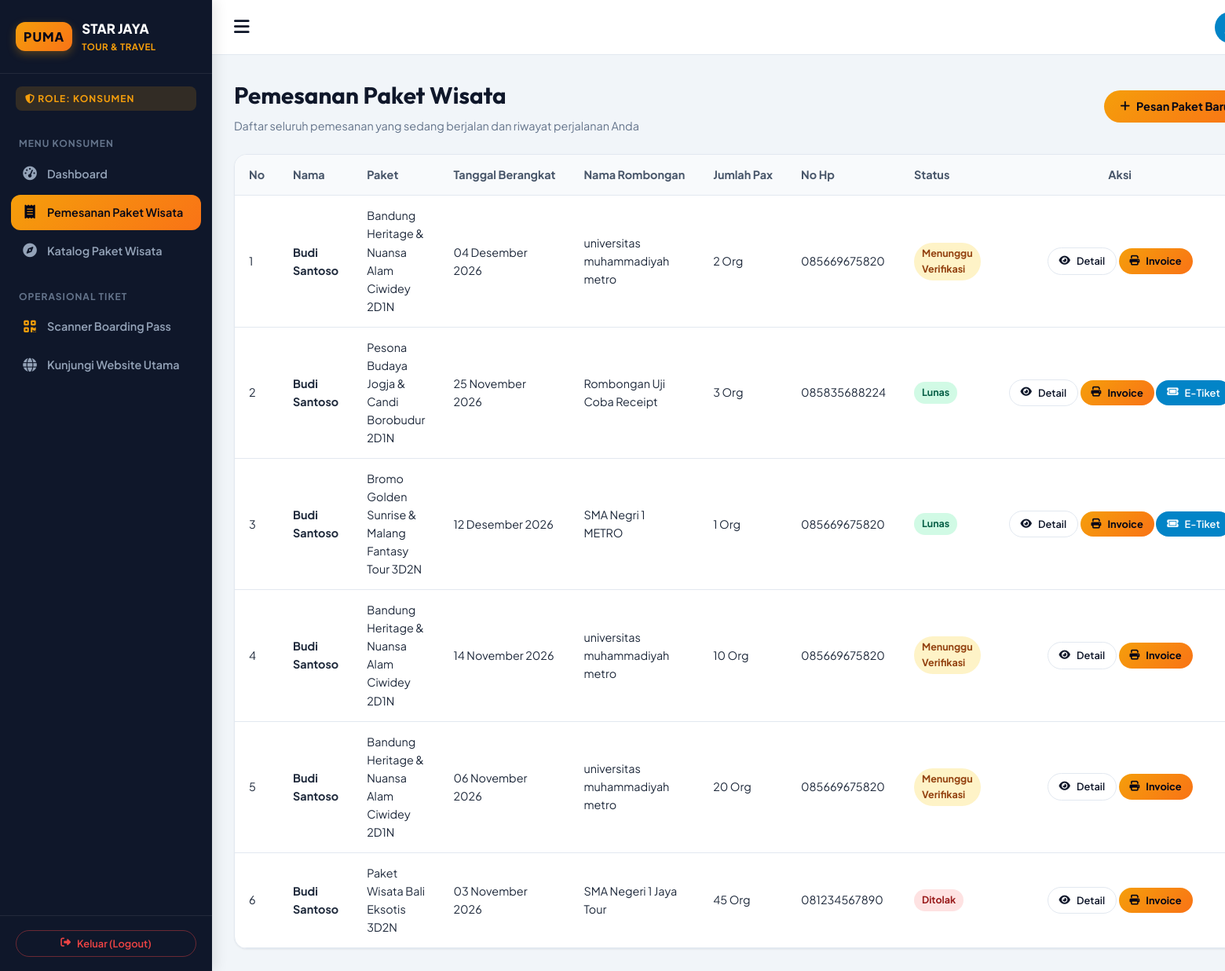
Page /riwayat.php (signed in) on the committed database.
### tables this page shows
CREATE TABLE `pemesanan` (
  `id` bigint(20) unsigned NOT NULL AUTO_INCREMENT,
  `user_id` bigint(20) unsigned NOT NULL,
  `paket_id` bigint(20) unsigned NOT NULL,
  `harga` int(11) NOT NULL,
  `harga_nego` int(11) DEFAULT NULL,
  `status_nego` enum('None','Menunggu','Disetujui','Ditolak') DEFAULT 'None',
  `catatan_nego` text DEFAULT NULL,
  `tanggal_berangkat` date DEFAULT NULL,
  `nama_rombongan` varchar(255) NOT NULL,
  `jumlah_pax` int(11) DEFAULT NULL,
  `kursi_dipilih` varchar(255) DEFAULT NULL,
  `no_hp` varchar(255) DEFAULT NULL,
  `created_at` timestamp NULL DEFAULT NULL,
  `updated_at` timestamp NULL DEFAULT NULL,
  PRIMARY KEY (`id`),
  KEY `fk_pemesanan_user` (`user_id`),
  KEY `fk_pemesanan_paket` (`paket_id`),
  CONSTRAINT `fk_pemesanan_paket` FOREIGN KEY (`paket_id`) REFERENCES `paket` (`id`) ON DELETE CASCADE ON UPDATE CASCADE,
  CONSTRAINT `fk_pemesanan_user` FOREIGN KEY (`user_id`) REFERENCES `user` (`id`) ON DELETE CASCADE ON UPDATE CASCADE
);

CREATE TABLE `user` (
  `id` bigint(20) unsigned NOT NULL AUTO_INCREMENT,
  `nama` varchar(191) NOT NULL,
  `email` varchar(191) NOT NULL,
  `level` varchar(191) NOT NULL,
  `email_verified_at` timestamp NULL DEFAULT NULL,
  `password` varchar(191) NOT NULL,
  `remember_token` varchar(100) DEFAULT NULL,
  `created_at` timestamp NULL DEFAULT NULL,
  `updated_at` timestamp NULL DEFAULT NULL,
  PRIMARY KEY (`id`),
  UNIQUE KEY `email` (`email`)
);

CREATE TABLE `paket` (
  `id` bigint(20) unsigned NOT NULL AUTO_INCREMENT,
  `judul` varchar(255) NOT NULL,
  `deskripsi` text NOT NULL,
  `destinasi` text NOT NULL,
  `fasilitas` varchar(255) DEFAULT NULL,
  `bus` varchar(255) NOT NULL,
  `harga` int(11) DEFAULT NULL,
  `foto` varchar(255) DEFAULT NULL,
  `created_at` timestamp NULL DEFAULT NULL,
  `updated_at` timestamp NULL DEFAULT NULL,
  PRIMARY KEY (`id`)
);

CREATE TABLE `transaksi` (
  `id` bigint(20) unsigned NOT NULL AUTO_INCREMENT,
  `user_id` bigint(20) unsigned DEFAULT NULL,
  `pemesanan_id` bigint(20) unsigned DEFAULT NULL,
  `no_invoice` varchar(255) DEFAULT NULL,
  `status` varchar(255) DEFAULT NULL,
  `bukti_pembayaran` varchar(255) DEFAULT NULL,
  `created_at` timestamp NULL DEFAULT NULL,
  `updated_at` timestamp NULL DEFAULT NULL,
  PRIMARY KEY (`id`),
  KEY `fk_transaksi_user` (`user_id`),
  KEY `fk_transaksi_pemesanan` (`pemesanan_id`),
  CONSTRAINT `fk_transaksi_pemesanan` FOREIGN KEY (`pemesanan_id`) REFERENCES `pemesanan` (`id`) ON DELETE SET NULL ON UPDATE CASCADE,
  CONSTRAINT `fk_transaksi_user` FOREIGN KEY (`user_id`) REFERENCES `user` (`id`) ON DELETE SET NULL ON UPDATE CASCADE
);

### config/database.php (called while the page is built, shortened)
<?php
function format_tanggal_indo($tanggal) {
    $bulan = [
        1 => 'Januari', 'Februari', 'Maret', 'April', 'Mei', 'Juni',
        'Juli', 'Agustus', 'September', 'Oktober', 'November', 'Desember'
    ];
    $pecahkan = explode('-', date('Y-m-d', strtotime($tanggal)));
    return $pecahkan[2] . ' ' . $bulan[(int)$pecahkan[1]] . ' ' . $pecahkan[0];
}
function base_url($path = '') {
    $isHttps = (!empty($_SERVER['HTTPS']) && $_SERVER['HTTPS'] !== 'off')
        || (isset($_SERVER['SERVER_PORT']) && $_SERVER['SERVER_PORT'] == 443)
        || (isset($_SERVER['HTTP_X_FORWARDED_PROTO']) && $_SERVER['HTTP_X_FORWARDED_PROTO'] === 'https');
    $protocol = $isHttps ? "https://" : "http://";
    $host = $_SERVER['HTTP_HOST'] ?? 'localhost';
    $subDir = '';
    $reqUri = $_SERVER['REQUEST_URI'] ?? '';
    return rtrim($protocol . $host . $subDir, '/') . '/' . ltrim($path, '/');
}

### riwayat.php (the view, shortened to what this page needs)
<?php
require_once __DIR__ . '/config/database.php';
$userId = $_SESSION['user_id'];
$stmt = $pdo->prepare("SELECT p.*, u.nama as nama_akun, pkt.judul as nama_paket, t.id as trx_id, t.status as status_bayar, t.no_invoice
                       FROM pemesanan p
                       JOIN user u ON p.user_id = u.id
                       JOIN paket pkt ON p.paket_id = pkt.id
                       LEFT JOIN transaksi t ON t.pemesanan_id = p.id
                       WHERE p.user_id = ?
                       ORDER BY p.id DESC");
$stmt->execute([$userId]);
$riwayatPemesanan = $stmt->fetchAll();
?>
<!DOCTYPE html>
<html lang="id">
<head>
    <link rel="stylesheet" href="https://cdnjs.cloudflare.com/ajax/libs/font-awesome/6.4.0/css/all.min.css">
    <link rel="stylesheet" href="<?= base_url('assets/css/style.css') ?>">
</head>
<body class="dashboard-layout">
    <?php require_once __DIR__ . '/includes/sidebar.php'; ?>
    <main class="dashboard-main">
        <header class="dashboard-header">
            <button class="header-toggle" id="sidebarToggle" title="Toggle Menu">
                <i class="fa-solid fa-bars"></i>
            </button>
            <div class="header-profile">
                <div class="user-avatar">
                </div>
            </div>
        </header>
        <div class="dashboard-body">
            <div style="display: flex; justify-content: space-between; align-items: center; margin-bottom: 24px; flex-wrap: wrap; gap: 14px;">
                <div>
                    <h1 style="font-size: 1.85rem; color: var(--primary); margin: 0;">Pemesanan Paket Wisata</h1>
                    <p style="color: var(--text-muted); font-size: 0.9rem; margin-top: 4px;">Daftar seluruh pemesanan yang sedang berjalan dan riwayat perjalanan Anda</p>
                </div>
                <a href="<?= base_url('paket.php') ?>" class="btn btn-accent">
                    <i class="fa-solid fa-plus"></i> Pesan Paket Baru
                </a>
            </div>
            <div class="card-table">
                <div class="table-responsive">
                    <table class="custom-table">
                        <thead>
                            <tr>
                                <th>No</th>
                                <th>Nama</th>
                                <th>Paket</th>
                                <th>Tanggal Berangkat</th>
                                <th>Nama Rombongan</th>
                                <th>Jumlah Pax</th>
                                <th>No Hp</th>
                                <th>Status</th>
                                <th style="text-align: center;">Aksi</th>
                            </tr>
                        </thead>
                        <tbody>
                            <?php if (empty($riwayatPemesanan)): ?>
                                <tr>
                                    <td colspan="9" style="text-align: center; padding: 40px; color: var(--text-muted);">
                                        Belum ada data pemesanan. Silakan pilih paket wisata dan lakukan pemesanan terlebih dahulu.
                                    </td>
                                </tr>
                            <?php else: ?>
                                <?php $no = 1; foreach ($riwayatPemesanan as $row): ?>
                                    <tr>
                                        <td><?= $no++ ?></td>
                                        <td><strong><?= htmlspecialchars($row['nama_akun']) ?></strong></td>
                                        <td><?= htmlspecialchars($row['nama_paket']) ?></td>
                                        <td><?= format_tanggal_indo($row['tanggal_berangkat']) ?></td>
                                        <td><?= htmlspecialchars($row['nama_rombongan']) ?></td>
                                        <td><?= htmlspecialchars($row['jumlah_pax']) ?> Org</td>
                                        <td><?= htmlspecialchars($row['no_hp']) ?></td>
                                        <td>
                                            <?php
                                            $st = $row['status_bayar'] ?? 'Menunggu Bukti Transfer';
                                            $badgeClass = 'badge-warning';
                                            if ($st === 'Lunas' || $st === 'Diterima') $badgeClass = 'badge-success';
                                            else if ($st === 'Ditolak') $badgeClass = 'badge-danger';
                                            ?>
                                            <span class="badge <?= $badgeClass ?>"><?= htmlspecialchars($st) ?></span>
                                        </td>
                                        <td style="text-align: center; white-space: nowrap;">
                                            <a href="<?= base_url('checkout.php?id=' . $row['id']) ?>" class="btn btn-outline btn-sm" title="Lihat Detail & Upload Bukti">
                                                <i class="fa-solid fa-eye"></i> Detail
                                            </a>
                                            <?php if ($row['trx_id']): ?>
                                                <a href="<?= base_url('invoice.php?id=' . $row['trx_id']) ?>" class="btn btn-accent btn-sm" title="Cetak Invoice">
                                                    <i class="fa-solid fa-print"></i> Invoice
                                                </a>
                                                <?php if ($st === 'Lunas' || $st === 'Diterima'): ?>
                                                    <a href="<?= base_url('etiket.php?id=' . $row['trx_id']) ?>" class="btn btn-sm" style="background: #0284c7; color: #fff;" title="Cetak E-Tiket Wisata">
                                                        <i class="fa-solid fa-ticket"></i> E-Tiket
                                                    </a>
                                                <?php endif; ?>
                                            <?php endif; ?>
                                        </td>
                                    </tr>
                                <?php endforeach; ?>
                            <?php endif; ?>
                        </tbody>
                    </table>
                </div>
            </div>
        </div>
    </main>
</body>
</html>

### assets/css/style.css (style rules this page uses)
:root { --primary: #0f172a; --primary-light: #1e293b; --primary-dark: #020617; --accent: #f59e0b; --accent-hover: #d97706; --accent-light: #fef3c7; --sky: #0284c7; --sky-light: #e0f2fe; --success: #10b981; --success-light: #d1fae5; --danger: #ef4444; --danger-light: #fee2e2; --warning: #f59e0b; --text-main: #1e293b; --text-muted: #64748b; --text-light: #94a3b8; --bg-body: #f8fafc; --bg-card: #ffffff; --border-color: #e2e8f0; --radius-sm: 8px; --radius-md: 12px; --radius-lg: 16px; --radius-full: 9999px; --shadow-sm: 0 1px 2px 0 rgb(0 0 0 / 0.05); --shadow-md: 0 4px 6px -1px rgb(0 0 0 / 0.1), 0 2px 4px -2px rgb(0 0 0 / 0.1); --shadow-lg: 0 10px 15px -3px rgb(0 0 0 / 0.1), 0 4px 6px -4px rgb(0 0 0 / 0.1); --shadow-xl: 0 20px 25px -5px rgb(0 0 0 / 0.1), 0 8px 10px -6px rgb(0 0 0 / 0.1); --transition: all 0.25s cubic-bezier(0.4, 0, 0.2, 1); }
* { margin: 0; padding: 0; box-sizing: border-box; }
body { font-family: 'Plus Jakarta Sans', -apple-system, BlinkMacSystemFont, sans-serif; background-color: var(--bg-body); color: var(--text-main); line-height: 1.6; overflow-x: hidden; }
h1, h2, h3, h4, h5, h6, .brand-font { font-family: 'Outfit', sans-serif; color: var(--primary); font-weight: 700; }
a { color: inherit; text-decoration: none; transition: var(--transition); }
.btn { display: inline-flex; align-items: center; justify-content: center; gap: 8px; font-weight: 600; font-size: 0.9rem; padding: 9px 20px; border-radius: var(--radius-full); border: none; cursor: pointer; transition: var(--transition); }
.btn-accent { background: linear-gradient(135deg, var(--accent), #f97316); color: var(--primary-dark); font-weight: 700; }
.btn-outline { background: transparent; color: var(--primary); border: 1.5px solid var(--border-color); }
.btn-sm { padding: 6px 14px; font-size: 0.8rem; }
.dashboard-layout { display: flex; min-height: 100vh; background: #f1f5f9; }
.dashboard-main { margin-left: 270px; flex-grow: 1; display: flex; flex-direction: column; min-height: 100vh; }
.dashboard-header { background: #ffffff; height: 70px; border-bottom: 1px solid var(--border-color); display: flex; align-items: center; justify-content: space-between; padding: 0 28px; position: sticky; top: 0; z-index: 800; }
.header-toggle { font-size: 1.4rem; color: var(--primary); cursor: pointer; background: none; border: none; }
.header-profile { display: flex; align-items: center; gap: 12px; }
.user-avatar { width: 40px; height: 40px; border-radius: 50%; background: var(--sky); color: #fff; display: flex; align-items: center; justify-content: center; font-weight: 700; }
.dashboard-body { padding: 28px; flex-grow: 1; }
.card-table { background: #ffffff; border-radius: var(--radius-lg); border: 1px solid var(--border-color); box-shadow: var(--shadow-sm); overflow: hidden; }
.table-responsive { overflow-x: auto; }
.custom-table { width: 100%; border-collapse: collapse; text-align: left; font-size: 0.9rem; }
.custom-table th { background: #f8fafc; color: #475569; font-weight: 700; padding: 14px 18px; border-bottom: 1px solid var(--border-color); white-space: nowrap; }
.custom-table td { padding: 14px 18px; border-bottom: 1px solid var(--border-color); vertical-align: middle; }
.badge { display: inline-flex; align-items: center; gap: 4px; padding: 4px 10px; border-radius: var(--radius-full); font-size: 0.78rem; font-weight: 700; }
.badge-warning { background: #fef3c7; color: #92400e; }
.badge-success { background: #d1fae5; color: #065f46; }
.badge-danger { background: #fee2e2; color: #991b1b; }
.btn-accent { position: relative; overflow: hidden; }
.btn-accent::after { content: ''; position: absolute; top: -50%; left: -60%; width: 40%; height: 200%; background: rgba(255, 255, 255, 0.35); transform: rotate(30deg); transition: none; opacity: 0; }
.btn { position: relative; overflow: hidden; }
.status-valid, .badge-success { box-shadow: 0 0 0 0 rgba(16, 185, 129, 0.5); animation: pulseAura 2.2s infinite; }

### rows in the picture
pemesanan: user.nama "Budi Santoso", paket.judul "Bandung Heritage & Nuansa Alam Ciwidey 2D1N", tanggal_berangkat "04 Desember 2026", nama_rombongan "universitas muhammadiyah metro", jumlah_pax "2", no_hp "085669675820", transaksi.status "Menunggu Verifikasi"
pemesanan: user.nama "Budi Santoso", paket.judul "Pesona Budaya Jogja & Candi Borobudur 2D1N", tanggal_berangkat "25 November 2026", nama_rombongan "Rombongan Uji Coba Receipt", jumlah_pax "3", no_hp "085835688224", transaksi.status "Lunas"
pemesanan: user.nama "Budi Santoso", paket.judul "Bromo Golden Sunrise & Malang Fantasy Tour 3D2N", tanggal_berangkat "12 Desember 2026", nama_rombongan "SMA Negri 1 METRO", jumlah_pax "1", no_hp "085669675820", transaksi.status "Lunas"
pemesanan: user.nama "Budi Santoso", paket.judul "Bandung Heritage & Nuansa Alam Ciwidey 2D1N", tanggal_berangkat "14 November 2026", nama_rombongan "universitas muhammadiyah metro", jumlah_pax "10", no_hp "085669675820", transaksi.status "Menunggu Verifikasi"
pemesanan: user.nama "Budi Santoso", paket.judul "Bandung Heritage & Nuansa Alam Ciwidey 2D1N", tanggal_berangkat "06 November 2026", nama_rombongan "universitas muhammadiyah metro", jumlah_pax "20", no_hp "085669675820", transaksi.status "Menunggu Verifikasi"
pemesanan: user.nama "Budi Santoso", paket.judul "Paket Wisata Bali Eksotis 3D2N", tanggal_berangkat "03 November 2026", nama_rombongan "SMA Negeri 1 Jaya Tour", jumlah_pax "45", no_hp "081234567890", transaksi.status "Ditolak"

### other values in the picture
$userRole "KONSUMEN"
